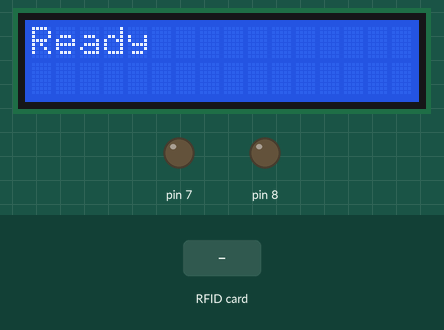
This sketch was run on a simulated Arduino Uno, built with avr-gcc and run on an emulated ATmega328P. On the bench: 16×2 character LCD, output pins drawn as LEDs (lit = HIGH). The inputs (shaded band) are chosen by the test bench. Pins used as bus, display or sensor lines are not drawn; what the sketch prints to the serial monitor is not drawn.

Above: at 0.2 s.
3.4 s: RFID card 00 00 00 00 held to the reader
At 4.4 s:
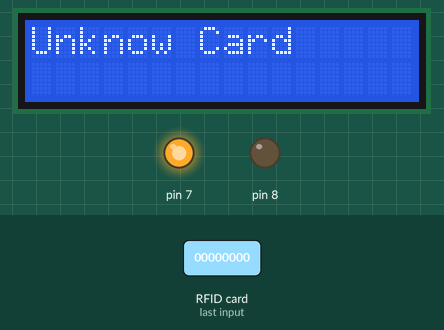
6.4 s: RFID card 5E 7A 19 C4 held to the reader
At 9.1 s:
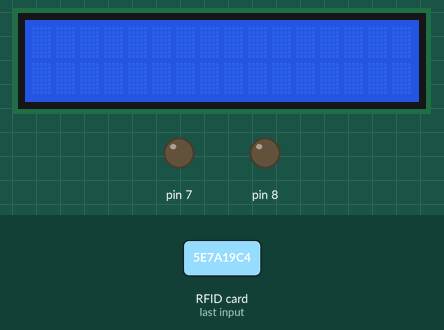
Timing chart, 0 to 10.6 s (numbered marks = the images above; inputs shaded):
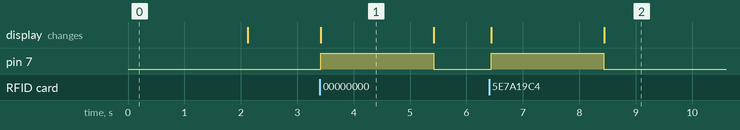

Measured:
- after the input at 3.4 s, pin 7: LOW → HIGH at once, → LOW 2.0 s later; the display: changes at once (image 1)
- after the input at 6.4 s, pin 7: LOW → HIGH at once, → LOW 2.0 s later; the display: first changes at once (image 2 shows a later state)
- what the display in image 1 shows lasts 2.0 s, from 3.4 s to 5.4 s

The sketch:

imena5.0.ino
```cpp
#include <SPI.h>
#include <MFRC522.h>
#include <LiquidCrystal_I2C.h>
#define SS_PIN 10
#define RST_PIN 9
MFRC522 mfrc522(SS_PIN, RST_PIN);
LiquidCrystal_I2C lcd(0x27, 16, 2);
/*uidCard1[4] = {0x20, 0x58, 0x5D, 0x9C};
  uidCard2[4] = {0x4D, 0xD6, 0x5A, 0xC4};*/
#define card1 0x20
#define card2 0x4D
int newCard[4]={0x00, 0x00, 0x00, 0x00};

void setup() {
  lcd.backlight();
  pinMode(8, OUTPUT);
  pinMode(7, OUTPUT);
  Serial.begin(9600);
  SPI.begin();
  mfrc522.PCD_Init();
  lcd.init();
  Serial.println("Готово к использованию!");
  lcd.setCursor(0, 0);
  lcd.print("Ready");
  delay(2000);
  lcd.clear();
}

void loop() {
  if ( ! mfrc522.PICC_IsNewCardPresent()) {
    return;
  }
  if ( ! mfrc522.PICC_ReadCardSerial()) {
    return;
  }
  for (int i = 0; i < 1; i++) {
    newCard[i] = mfrc522.uid.uidByte[i];
    switch (newCard[i]) {
      case card1:
        Serial.println("Иванов Иван");
        lcd.setCursor(0, 0);
        lcd.print("Ivanov");
        lcd.setCursor(0, 1);
        lcd.print("Ivan");
        digitalWrite(8, HIGH);
        delay (2000);
        digitalWrite(8, LOW);
        lcd.clear();
        break;

      case card2:
        Serial.println("Смирнова Виктория");
        lcd.setCursor(0, 0);
        lcd.print("Smirnova");
        lcd.setCursor(0, 1);
        lcd.print("Viktoriy");
        digitalWrite(8, HIGH);
        delay (2000);
        digitalWrite(8, LOW);
        lcd.clear();
        break;
      default:
        Serial.println("Неизвестная карта");
        lcd.setCursor(0, 0);
        lcd.print("Unknow Card");
        digitalWrite(7, HIGH);
        delay(2000);
        digitalWrite(7, LOW);
        lcd.clear();
        break;
    }
  }
}
```
